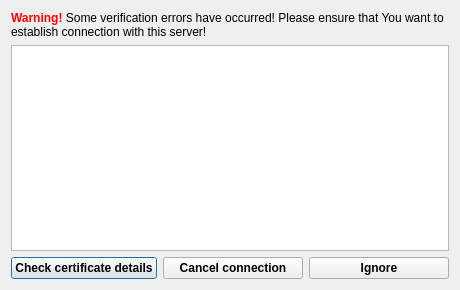
<?xml version="1.0" encoding="UTF-8"?>
<ui version="4.0">
 <class>SSLErrors</class>
 <widget class="QDialog" name="SSLErrors">
  <property name="geometry">
   <rect>
    <x>0</x>
    <y>0</y>
    <width>460</width>
    <height>290</height>
   </rect>
  </property>
  <property name="windowTitle">
   <string>Dialog</string>
  </property>
  <layout class="QVBoxLayout" name="verticalLayout">
   <item>
    <widget class="QLabel" name="warning">
     <property name="text">
      <string>&lt;html&gt;&lt;head/&gt;&lt;body&gt;&lt;p&gt;&lt;span style=&quot; font-weight:600; color:#ff0000;&quot;&gt;Warning! &lt;/span&gt;&lt;span style=&quot; color:#000000;&quot;&gt;Some verification errors have occurred! Please ensure that You want to establish connection with this server!&lt;/span&gt;&lt;/p&gt;&lt;/body&gt;&lt;/html&gt;</string>
     </property>
     <property name="textFormat">
      <enum>Qt::RichText</enum>
     </property>
     <property name="wordWrap">
      <bool>true</bool>
     </property>
    </widget>
   </item>
   <item>
    <widget class="QListWidget" name="sslErrors"/>
   </item>
   <item>
    <layout class="QHBoxLayout" name="horizontalLayout">
     <item>
      <widget class="QPushButton" name="btnCertificate">
       <property name="font">
        <font>
         <weight>75</weight>
         <bold>true</bold>
        </font>
       </property>
       <property name="text">
        <string>Check certificate details</string>
       </property>
      </widget>
     </item>
     <item>
      <widget class="QPushButton" name="btnCancel">
       <property name="font">
        <font>
         <weight>75</weight>
         <bold>true</bold>
        </font>
       </property>
       <property name="text">
        <string>Cancel connection</string>
       </property>
      </widget>
     </item>
     <item>
      <widget class="QPushButton" name="btnIgnore">
       <property name="font">
        <font>
         <weight>75</weight>
         <bold>true</bold>
        </font>
       </property>
       <property name="text">
        <string>Ignore</string>
       </property>
      </widget>
     </item>
    </layout>
   </item>
  </layout>
 </widget>
 <resources/>
 <connections/>
</ui>
